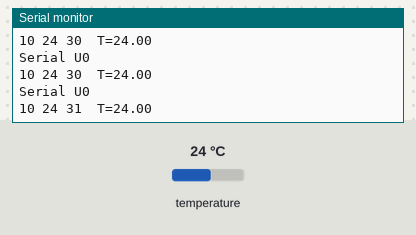
The sketch below on a simulated ESP32-C6. On the bench: the last lines printed to the serial monitor. Inputs (shaded band) come from the test bench; at power-on: temperature 24 °C. The local clock reads 2024-03-15 10:24:30 at power-on unless the sketch sets it.

Above: at 1.4 s.
1.5 s: temperature set to 12 °C
At 2.2 s:
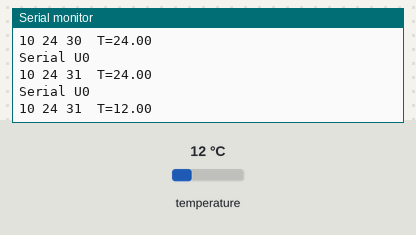
3.0 s: temperature set to 19 °C
At 3.7 s:
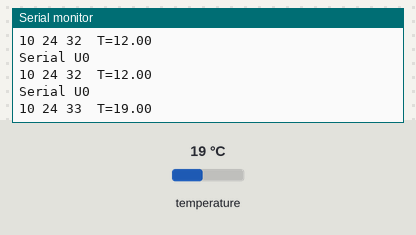
Timing chart, 0 to 6.0 s (numbered marks = the images above; inputs shaded):
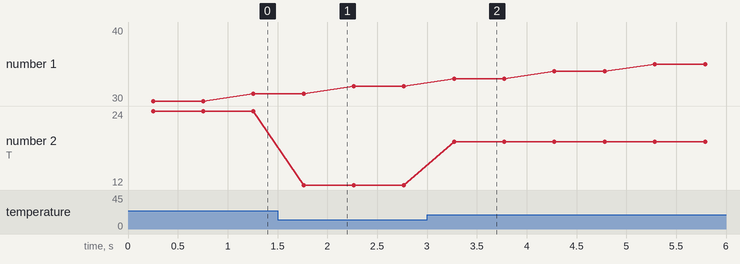

Measured:
- after the input at 1.5 s, the serial monitor: prints a new line after 0.26 s (image 1)
- after the input at 3.0 s, the serial monitor: prints a new line after 0.27 s (image 2)
- plotted number 2: 24 → 12 after the input at 1.5 s, 12 → 19 after the input at 3.0 s

The sketch:

DS3231SN_Test.ino
```cpp
/*
  Dave Williams, DitroniX 2019-2026 (ditronix.net)
  IPEM Plus - ESP32-C5 | ATM90E36 | WiFi 2.4/5GHz | Zigbee | LoRa | IoT Mains Power Energy Monitor

  Example Code, to demonstrate and test the IPEM Plus

  Remember!
  - Set the BOARD to Use ESP32C5 Dev Module (or similar).
  - You can also set the BAUD rate up to 921600 to speed up flashing.
  - The SDK does NOT need external power to flash.  It will take Power from the USB 5V.
  - The Serial Monitor is configured for BAUD 115200

  The purpose of this test code is to cycle through the various main functions of the board as part of bring up testing.

  This test code is OPEN SOURCE and formatted for easier viewing.  Although is is not intended for real world use, it may be freely used, or modified as needed.
  It is distributed on an "AS IS" BASIS, WITHOUT WARRANTIES OR CONDITIONS OF ANY KIND, either express or implied.

  For board configuration, see github.com/DitroniX/IPEM-Plus-ESP32-C5-LoRa-LoRaWAN-IoT-Mains-Power-Energy-Monitor/wiki/Arduino-IDE

  Further information, details and examples can be found on our website or github.com/DitroniX

  * ditronix.net
  * github.com/DitroniX
  * github.com/DitroniX/IPEM-Plus-ESP32-C5-LoRa-LoRaWAN-IoT-Mains-Power-Energy-Monitor
  * github.com/DitroniX/IPEM-Plus-ESP32-C5-LoRa-LoRaWAN-IoT-Mains-Power-Energy-Monitor/wiki
  * hackster.io/DitroniX/ipem-plus-esp32-c5-atm90e36-lora-iot-power-energy-monitor-24d898
*/

// Libraries
#include <DS3231.h>
#include <Wire.h>

// **************** USER VARIABLES / DEFINES / STATIC / STRUCTURES / CONSTANTS ****************

// Define I2C (Expansion Port)
#define I2C_SDA 2
#define I2C_SCL 3

char myData[50];
DS3231 myRTC;
bool h12Flag;
bool pmFlag;

// **************** FUNCTIONS AND ROUTINES ****************

// **************** SETUP ****************
void setup() {
  // Stabalise
  delay(250);

  // Initialise UART
  Serial.begin(115200, SERIAL_8N1);  // U0
  while (!Serial)
    ;
  Serial.println("");

  // Initialize I2C
  Wire.begin(I2C_SDA, I2C_SCL);
  Wire.setClock(100000);  // Set to 100 (default) or 400 kHz

  Serial.println("IPEM Plus Bring Up and Test Example Code");
}

// **************** LOOP ****************
void loop() {

  Serial.println("Serial U0");

  // Finally the hour, minute, and second
  Serial.print(myRTC.getHour(h12Flag, pmFlag), DEC);
  Serial.print(" ");
  Serial.print(myRTC.getMinute(), DEC);
  Serial.print(" ");
  Serial.print(myRTC.getSecond(), DEC);

  // Display the temperature
  Serial.print("\tT=");
  Serial.println(myRTC.getTemperature(), 2);

  delay(500);
}
```
